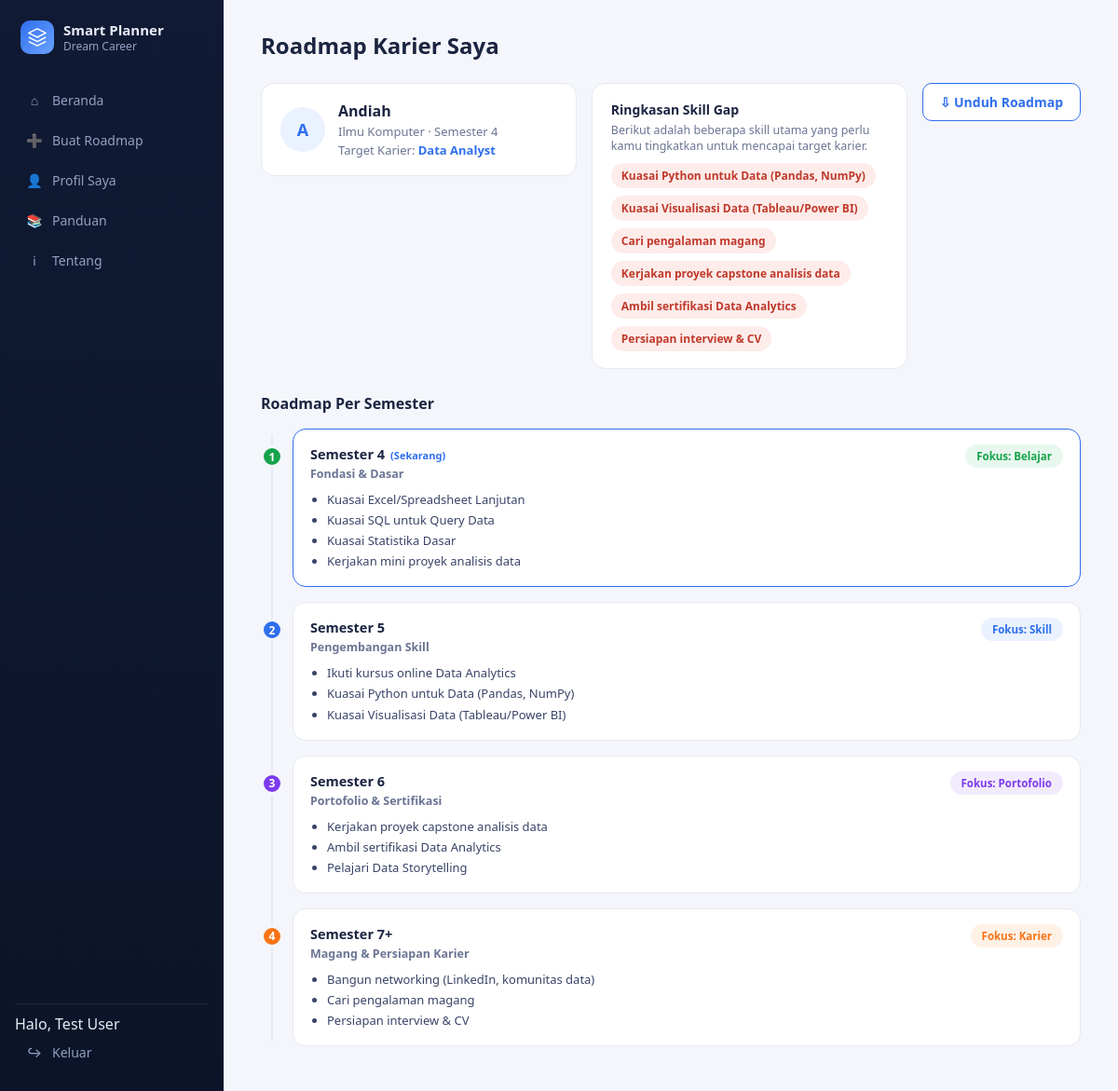
Screenshot of /roadmap/2 (signed in) with the database file from the repository.
### tables this page shows
CREATE TABLE mahasiswa (
            id INTEGER PRIMARY KEY AUTOINCREMENT,
            nama TEXT NOT NULL,
            program_studi TEXT NOT NULL,
            semester INTEGER NOT NULL,
            career_key TEXT NOT NULL,
            skills TEXT NOT NULL,
            minat TEXT,
            roadmap_json TEXT NOT NULL,
            created_at TEXT DEFAULT CURRENT_TIMESTAMP
        );

### app.py (the view)
@app.route("/roadmap/<int:mahasiswa_id>")
def roadmap_view(mahasiswa_id):
    mhs = database.get_mahasiswa(mahasiswa_id)
    if not mhs:
        return redirect(url_for("input_form"))
    session["mahasiswa_id"] = mahasiswa_id
    progress = database.get_progress_map(mahasiswa_id)
    return render_template("roadmap.html", mhs=mhs, progress=progress)

### app.py (called while the page is built)
@app.before_request
def require_login():
    public_endpoints = {"landing", "login", "register", "logout", "panduan", "tentang", "static"}
    if request.endpoint in public_endpoints:
        return None
    if not session.get("user_id"):
        flash("Silakan login terlebih dahulu untuk melanjutkan.", "error")
        return redirect(url_for("login"))
    return None

### database.py (called while the page is built)
def get_db():
    conn = sqlite3.connect(DB_PATH)
    conn.row_factory = sqlite3.Row
    return conn

def get_mahasiswa(mahasiswa_id):
    conn = get_db()
    row = conn.execute("SELECT * FROM mahasiswa WHERE id = ?", (mahasiswa_id,)).fetchone()
    conn.close()
    if not row:
        return None
    data = dict(row)
    data["skills"] = json.loads(data["skills"])
    data["roadmap"] = json.loads(data["roadmap_json"])
    return data

def get_progress_map(mahasiswa_id):
    conn = get_db()
    rows = conn.execute(
        "SELECT action_id, done FROM progress WHERE mahasiswa_id = ?", (mahasiswa_id,)
    ).fetchall()
    conn.close()
    return {r["action_id"]: bool(r["done"]) for r in rows}

### templates/roadmap.html (shortened to what this page needs)
{% extends "base.html" %}
{% set phase_class = {1: 'belajar', 2: 'skill', 3: 'portofolio', 4: 'karier'} %}
{% block content %}
<div class="roadmap-header">
  <h1 class="page-title" style="flex-basis:100%;margin-bottom:0;">Roadmap Karier Saya</h1>
</div>
<div class="roadmap-header">
  <div class="profile-card">
    <div class="avatar">{{ mhs.nama[0]|upper }}</div>
    <div>
      <div class="profile-name">{{ mhs.nama }}</div>
      <div class="profile-meta">{{ mhs.program_studi }} &middot; Semester {{ mhs.semester }}</div>
      <div class="profile-meta">Target Karier: <b>{{ mhs.roadmap.career_label }}</b></div>
    </div>
  </div>
  <div class="gap-card">
    <div class="gap-title">Ringkasan Skill Gap</div>
    <div class="gap-desc">Berikut adalah beberapa skill utama yang perlu kamu tingkatkan untuk mencapai target karier.</div>
    <div class="gap-tags">
      {% if mhs.roadmap.skill_gap %}
        {% for gap in mhs.roadmap.skill_gap[:6] %}
        <span class="gap-tag">{{ gap }}</span>
        {% endfor %}
      {% else %}
        <span class="gap-tag" style="background:var(--green-bg);color:var(--green);">Skill sudah lengkap!</span>
      {% endif %}
    </div>
  </div>
  <a href="{{ url_for('download_roadmap', mahasiswa_id=mhs.id) }}" class="btn-secondary" style="align-self:flex-start;">&#8681; Unduh Roadmap</a>
</div>
<div class="section-title">Roadmap Per Semester</div>
{% if mhs.roadmap.semesters %}
<div class="timeline">
  {% for sem in mhs.roadmap.semesters %}
  <div class="timeline-item">
    <div class="timeline-dot dot-{{ phase_class[sem.phase] }}">{{ loop.index }}</div>
    <a href="{{ url_for('semester_detail', mahasiswa_id=mhs.id, semester_no=sem.semester_no) }}" style="display:block;">
      <div class="timeline-card {{ 'now' if sem.is_now else '' }}">
        <div>
          <div class="tl-sem">Semester {{ sem.semester_no }}{% if sem.is_now %}<span class="now-tag">(Sekarang)</span>{% endif %}{% if sem.is_last %}+{% endif %}</div>
          <div class="tl-phase">{{ sem.phase_label }}</div>
          <ul class="tl-list">
            {% for a in sem.actions[:4] %}
            <li>{{ a.name }}</li>
            {% endfor %}
          </ul>
        </div>
        <span class="focus-badge focus-{{ phase_class[sem.phase] }}">{{ sem.focus_tag }}</span>
      </div>
    </a>
  </div>
  {% endfor %}
</div>
{% else %}
<div class="empty-state">
  Semua skill untuk target karier ini sudah kamu kuasai. Mantap!<br>
  <a href="{{ url_for('input_form') }}">Buat roadmap baru</a>
</div>
{% endif %}
{% endblock %}

### static/css/style.css (style rules this page uses)
:root { --navy: #101a34; --navy-2: #0b1428; --accent: #2f6fed; --accent-light: #eaf1ff; --text-light: #e8ecf7; --text-muted: #93a0c2; --bg-page: #f4f6fb; --card: #ffffff; --border: #e6e9f2; --green: #16a34a; --green-bg: #e8f8ee; --purple: #7c3aed; --purple-bg: #f2ebfd; --orange: #f97316; --orange-bg: #fef1e6; --blue-bg: #eaf1ff; --radius: 14px; font-family: 'Segoe UI', Inter, -apple-system, sans-serif; }
* { box-sizing: border-box; }
body { margin: 0; background: var(--bg-page); color: #1b2440; }
a { text-decoration: none; color: inherit; }
.btn-secondary { display: inline-flex; align-items: center; gap: 8px; background: #fff; color: var(--accent); border: 1.5px solid var(--accent); padding: 10px 18px; border-radius: 10px; font-size: 14px; font-weight: 600; cursor: pointer; }
.page-title { font-size: 24px; font-weight: 800; margin: 0 0 6px; }
.roadmap-header { display: flex; justify-content: space-between; align-items: flex-start; margin-bottom: 24px; flex-wrap: wrap; gap: 16px; }
.profile-card { background: var(--card); border: 1px solid var(--border); border-radius: var(--radius); padding: 18px 20px; display: flex; gap: 14px; align-items: center; flex: 1; min-width: 260px; }
.avatar { width: 48px; height: 48px; border-radius: 50%; background: var(--accent-light); color: var(--accent); display: flex; align-items: center; justify-content: center; font-weight: 700; font-size: 18px; flex-shrink: 0; }
.profile-name { font-weight: 700; font-size: 16px; }
.profile-meta { font-size: 13px; color: #6b7594; margin-top: 2px; }
.profile-meta b { color: var(--accent); font-weight: 700; }
.gap-card { background: var(--card); border: 1px solid var(--border); border-radius: var(--radius); padding: 18px 20px; flex: 1; min-width: 260px; }
.gap-title { font-weight: 700; font-size: 14px; margin-bottom: 4px; }
.gap-desc { font-size: 12.5px; color: #6b7594; margin-bottom: 10px; }
.gap-tags { display: flex; flex-wrap: wrap; gap: 8px; }
.gap-tag { background: #fdecea; color: #c0392b; font-size: 12px; font-weight: 600; padding: 5px 11px; border-radius: 20px; }
.section-title { font-weight: 700; font-size: 16px; margin: 26px 0 16px; }
.timeline { position: relative; padding-left: 34px; }
.timeline::before { content: ""; position: absolute; left: 11px; top: 6px; bottom: 6px; width: 2px; background: var(--border); }
.timeline-item { position: relative; margin-bottom: 16px; }
.timeline-dot { position: absolute; left: -34px; top: 18px; width: 24px; height: 24px; border-radius: 50%; display: flex; align-items: center; justify-content: center; font-size: 12px; font-weight: 700; color: #fff; border: 3px solid var(--bg-page); }
.timeline-card { background: var(--card); border: 1px solid var(--border); border-radius: var(--radius); padding: 16px 18px; display: flex; justify-content: space-between; align-items: flex-start; gap: 12px; cursor: pointer; transition: box-shadow .15s, transform .15s; }
.timeline-card.now { border-color: var(--accent); }
.tl-sem { font-weight: 700; font-size: 14.5px; }
.tl-sem .now-tag { color: var(--accent); font-size: 11px; font-weight: 700; margin-left: 6px; }
.tl-phase { font-size: 12.5px; color: #6b7594; margin: 3px 0 8px; font-weight: 600; }
.tl-list { margin: 0; padding-left: 18px; font-size: 13px; color: #3a4468; line-height: 1.7; }
.focus-badge { font-size: 11.5px; font-weight: 700; padding: 5px 12px; border-radius: 20px; white-space: nowrap; }
.focus-belajar { background: var(--green-bg); color: var(--green); }
.focus-skill { background: var(--blue-bg); color: var(--accent); }
.focus-portofolio { background: var(--purple-bg); color: var(--purple); }
.focus-karier { background: var(--orange-bg); color: var(--orange); }
.dot-belajar { background: var(--green); }
.dot-skill { background: var(--accent); }
.dot-portofolio { background: var(--purple); }
.dot-karier { background: var(--orange); }

### rows the page displays
mahasiswa: nama "A", nama "Andiah", program_studi "Ilmu Komputer", semester "4"

### other values shown
{{ session.get('user_name', 'Mahasiswa') }} "Test User"
{{ mhs.roadmap.career_label }} "Data Analyst"
{{ gap }} "Kuasai Python untuk Data (Pandas, NumPy)" "Kuasai Visualisasi Data (Tableau/Power BI)" "Cari pengalaman magang" "Kerjakan proyek capstone analisis data" "Ambil sertifikasi Data Analytics" "Persiapan interview & CV"
{{ sem.semester_no }} "4" "5" "6" "7"
{{ sem.phase_label }} "Fondasi & Dasar" "Pengembangan Skill" "Portofolio & Sertifikasi" "Magang & Persiapan Karier"
{{ a.name }} "Kuasai Excel/Spreadsheet Lanjutan" "Kuasai SQL untuk Query Data" "Kuasai Statistika Dasar" "Kerjakan mini proyek analisis data" "Ikuti kursus online Data Analytics" "Kuasai Python untuk Data (Pandas, NumPy)" "Kuasai Visualisasi Data (Tableau/Power BI)" "Kerjakan proyek capstone analisis data" "Ambil sertifikasi Data Analytics" "Pelajari Data Storytelling" "Bangun networking (LinkedIn, komunitas data)" "Cari pengalaman magang" "Persiapan interview & CV"
{{ sem.focus_tag }} "Fokus: Belajar" "Fokus: Skill" "Fokus: Portofolio" "Fokus: Karier"
